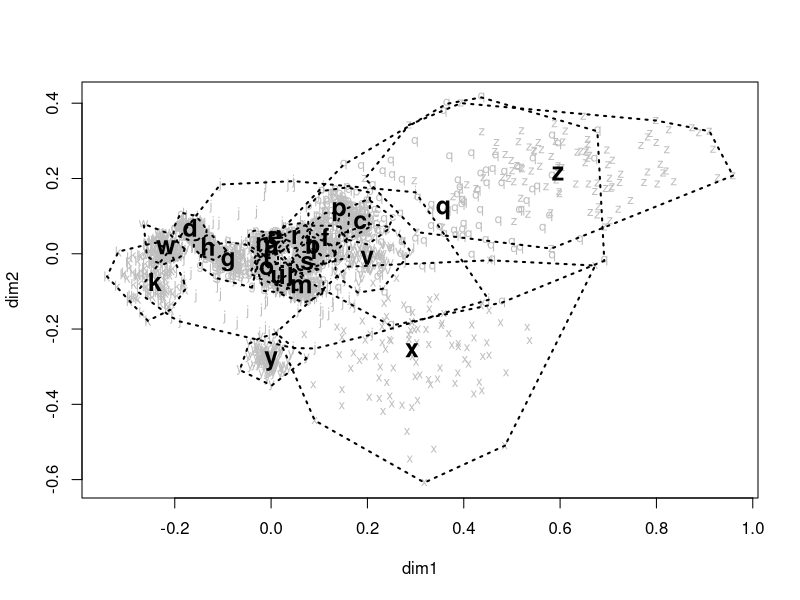
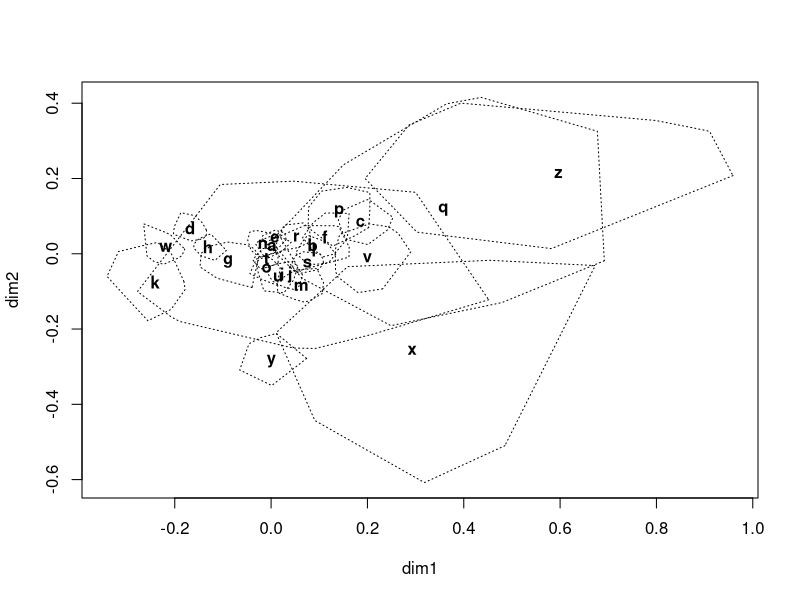

R code for these plots, in order: (Note: this script raises an error after producing the figures.)
library(ca)

data(author)
author.ca <- ca(author)
nsim      <- 100       # number of simulations

# compute row sums
author.rowsum <- apply(author, 1, sum)

# compute nsim simulations of first book
author.sim <- rmultinom(nsim, author.rowsum[1], prob = author[1,])

# compute nsim simulations of other books and column-bind
for (i in 2:12) {
  author.sim <- cbind(author.sim, rmultinom(nsim, author.rowsum[i], 
                                            prob = author[i,]))
}

# transpose to have same format as original matrix
author.sim  <- t(author.sim)
author.sim2 <- matrix(rep(0,12*nsim*26), nrow = 12*nsim)

# reorganize rows so that matrices are together
for (k in 1:nsim) { 
  for (i in 1:12) {
    author.sim2[(k-1)*12+i,] <- author.sim[k+(i-1)*nsim,]
  }
}

# get standard coordinates for rows
author.rowsc <- author.ca$rowcoord[,1:2]

# calculate principal coordinates of all replicates using transition formula
author.colsim <- t(t(author.rowsc)%*%author.sim2[1:12,])/
  apply(author.sim2[1:12,], 2, sum)
for (k in 2:nsim) author.colsim <- rbind(author.colsim,
                                         t(t(author.rowsc)%*%author.sim2[((k-1)*12+1):(k*12),])/
                                           apply(author.sim2[((k-1)*12+1):(k*12),], 2, sum))

# reorganize rows of coordinates so that letters are together
author.colsim2 <- matrix(rep(0,26*nsim*2), nrow = 26*nsim)
for (j in 1:26) { 
  for (k in 1:nsim) {
    author.colsim2[(j-1)*nsim+k,] <- author.colsim[j+(k-1)*26,]
  }
}

# plot all points (use first format of coords for labelling...)
plot(author.colsim[,1], -author.colsim[,2], xlab = "dim1", ylab = "dim2", 
     type = "n")
letters <- c("a","b","c","d","e","f","g","h","i","j","k","l","m","n","o",
             "p","q","r","s","t","u","v","w","x","y","z")
text(author.colsim[,1], -author.colsim[,2], letters, cex = 0.8, col = "gray")

# plot convex hulls for each letter
# first calculate principal coordinates of letters for original matrix
author.col <- t(t(author.rowsc)%*%author)/apply(author, 2, sum)
for (j in 1:26) {
  points <- author.colsim2[(nsim*(j-1)+1):(nsim*j),]
  # note we are reversing second coordinate in all these plots
  points[,2] <- -points[,2]
  hpts       <- chull(points)
  hpts       <- c(hpts,hpts[1])
  lines(points[hpts,], lty = 3, lwd = 2)
  text(author.col[j,1], -author.col[j,2], letters[j], font = 2, cex = 1.5)
}

# peeling a new convex hull (here we peel until just under 5% are removed)
plot(author.colsim2[,1], -author.colsim2[,2], xlab = "dim1", ylab = "dim2", 
     type = "n")
for (j in 1:26) {
  points <- author.colsim2[(nsim*(j-1)+1):(nsim*j),]
  # note we are reversing second coordinate in all these plots
  points[,2] <- -points[,2]
  repeat {
    hpts <- chull(points)
    npts <- nrow(points[-hpts,])   #next number of points in peeled set
    if(npts/nsim < 0.95) break
    points <- points[-hpts,]
  }
  hpts <- c(hpts,hpts[1])
  lines(points[hpts,], lty = 3)
  text(author.col[j,1], -author.col[j,2], letters[j], font = 2)
}


# I tried using this code on our data, but after looking at it closely I realized it's not going to work
# It's built on the idea that you have many samples of the same 12 texts
# Which you can see in the "get standard coordinates for rows" line of code
# Here is the code below with our data subbed in, just to archive it
# But if you run it, it produces a total mess!

df_coverage_bootstrap <- df_coverage_2 %>%
  column_to_rownames(var = "Name")
coverage <- as.matrix(df_coverage_bootstrap)
boot.ca <- ca(coverage)
nsim <- 100

#compute rowsums
boot.rowsum <- apply(coverage, 1, sum)

#compute bootstrap samples
boot.sim <- df_coverage_2 %>%
  rep_sample_n(size=353, replace=TRUE, reps = nsim) %>%
  ungroup() %>%
  select(-c("replicate", "Name"))

boot.sim2 <- as.matrix(boot.sim)

# get standard coordinates for rows
boot.rowsc <- boot.ca$rowcoord[,1:2]

# calculate principal coordinates of all replicates using transition formula
boot.colsim <- t(t(boot.rowsc)%*%boot.sim2[1:353,])/
  apply(boot.sim2[1:353,], 2, sum)
for (k in 2:nsim) boot.colsim <- rbind(boot.colsim,
                                       t(t(boot.rowsc)%*%boot.sim2[((k-1)*353+1):(k*353),])/
                                         apply(boot.sim2[((k-1)*353+1):(k*353),], 2, sum))

# reorganize rows of coordinates so that letters are together
boot.colsim2 <- matrix(rep(0,29*nsim*2), nrow = 29*nsim)
for (j in 1:29) { 
  for (k in 1:nsim) {
    boot.colsim2[(j-1)*nsim+k,] <- boot.colsim[j+(k-1)*29,]
  }
}

# plot all points (use first format of coords for labelling...)
plot(boot.colsim[,1], -boot.colsim[,2], xlab = "dim1", ylab = "dim2", 
     type = "n")
node.numb <- c("1","2","3","4","5","6","7","8","9","10","11","12","13","14","15",
               "16","17","18","19","20","21","22","23","24","25","26","27","28","29")
text(boot.colsim[,1], -boot.colsim[,2], node.numb, cex = 0.8, col = "gray")

# plot convex hulls for each letter
# first calculate principal coordinates of letters for original matrix
boot.col <- t(t(boot.rowsc)%*%coverage)/apply(coverage, 2, sum)
for (j in 1:29) {
  points <- boot.colsim2[(nsim*(j-1)+1):(nsim*j),]
  # note we are reversing second coordinate in all these plots
  points[,2] <- -points[,2]
  hpts       <- chull(points)
  hpts       <- c(hpts,hpts[1])
  lines(points[hpts,], lty = 3, lwd = 2)
  text(boot.col[j,1], -boot.col[j,2], node.numb[j], font = 2, cex = 1.5)
}

# peeling a new convex hull (here we peel until just under 5% are removed)
plot(boot.colsim2[,1], -boot.colsim2[,2], xlab = "dim1", ylab = "dim2", 
     type = "n")
for (j in 1:29) {
  points <- boot.colsim2[(nsim*(j-1)+1):(nsim*j),]
  # note we are reversing second coordinate in all these plots
  points[,2] <- -points[,2]
  repeat {
    hpts <- chull(points)
    npts <- nrow(points[-hpts,])   #next number of points in peeled set
    if(npts/nsim < 0.95) break
    points <- points[-hpts,]
  }
  hpts <- c(hpts,hpts[1])
  lines(points[hpts,], lty = 3)
  text(boot.col[j,1], -boot.col[j,2], node.numb[j], font = 2)
}
